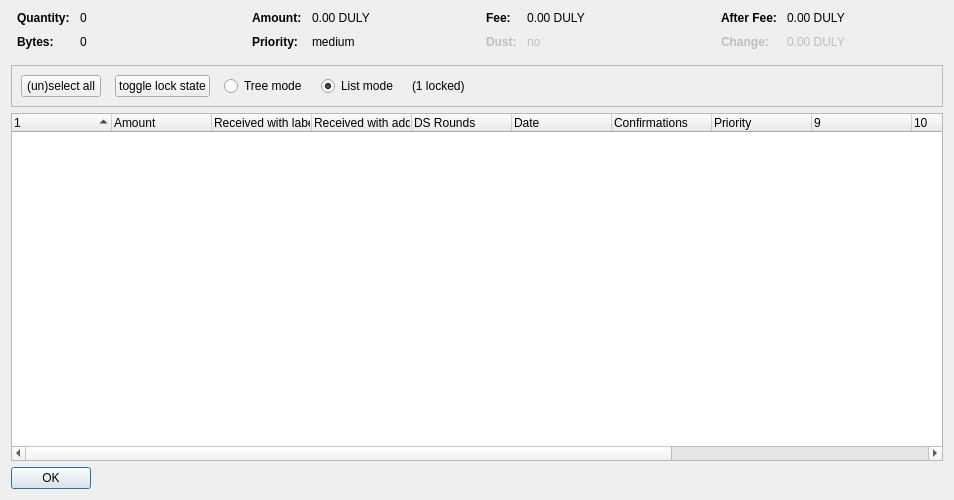
<?xml version="1.0" encoding="UTF-8"?>
<ui version="4.0">
 <class>CoinControlDialog</class>
 <widget class="QDialog" name="CoinControlDialog">
  <property name="geometry">
   <rect>
    <x>0</x>
    <y>0</y>
    <width>954</width>
    <height>500</height>
   </rect>
  </property>
  <property name="windowTitle">
   <string>Coin Selection</string>
  </property>
  <layout class="QVBoxLayout" name="verticalLayout">
   <item>
    <layout class="QHBoxLayout" name="horizontalLayoutTop" stretch="0,0,0,0">
     <property name="topMargin">
      <number>0</number>
     </property>
     <property name="bottomMargin">
      <number>10</number>
     </property>
     <item>
      <layout class="QFormLayout" name="formLayoutCoinControl1">
       <property name="horizontalSpacing">
        <number>10</number>
       </property>
       <property name="verticalSpacing">
        <number>10</number>
       </property>
       <property name="leftMargin">
        <number>6</number>
       </property>
       <property name="rightMargin">
        <number>6</number>
       </property>
       <item row="0" column="0">
        <widget class="QLabel" name="labelCoinControlQuantityText">
         <property name="font">
          <font>
           <weight>75</weight>
           <bold>true</bold>
          </font>
         </property>
         <property name="text">
          <string>Quantity:</string>
         </property>
        </widget>
       </item>
       <item row="0" column="1">
        <widget class="QLabel" name="labelCoinControlQuantity">
         <property name="cursor">
          <cursorShape>IBeamCursor</cursorShape>
         </property>
         <property name="contextMenuPolicy">
          <enum>Qt::ActionsContextMenu</enum>
         </property>
         <property name="text">
          <string notr="true">0</string>
         </property>
         <property name="textInteractionFlags">
          <set>Qt::LinksAccessibleByMouse|Qt::TextSelectableByKeyboard|Qt::TextSelectableByMouse</set>
         </property>
        </widget>
       </item>
       <item row="1" column="0">
        <widget class="QLabel" name="labelCoinControlBytesText">
         <property name="font">
          <font>
           <weight>75</weight>
           <bold>true</bold>
          </font>
         </property>
         <property name="text">
          <string>Bytes:</string>
         </property>
        </widget>
       </item>
       <item row="1" column="1">
        <widget class="QLabel" name="labelCoinControlBytes">
         <property name="cursor">
          <cursorShape>IBeamCursor</cursorShape>
         </property>
         <property name="contextMenuPolicy">
          <enum>Qt::ActionsContextMenu</enum>
         </property>
         <property name="text">
          <string notr="true">0</string>
         </property>
         <property name="textInteractionFlags">
          <set>Qt::LinksAccessibleByMouse|Qt::TextSelectableByKeyboard|Qt::TextSelectableByMouse</set>
         </property>
        </widget>
       </item>
      </layout>
     </item>
     <item>
      <layout class="QFormLayout" name="formLayoutCoinControl2">
       <property name="horizontalSpacing">
        <number>10</number>
       </property>
       <property name="verticalSpacing">
        <number>10</number>
       </property>
       <property name="leftMargin">
        <number>6</number>
       </property>
       <property name="rightMargin">
        <number>6</number>
       </property>
       <item row="0" column="0">
        <widget class="QLabel" name="labelCoinControlAmountText">
         <property name="font">
          <font>
           <weight>75</weight>
           <bold>true</bold>
          </font>
         </property>
         <property name="text">
          <string>Amount:</string>
         </property>
        </widget>
       </item>
       <item row="0" column="1">
        <widget class="QLabel" name="labelCoinControlAmount">
         <property name="cursor">
          <cursorShape>IBeamCursor</cursorShape>
         </property>
         <property name="contextMenuPolicy">
          <enum>Qt::ActionsContextMenu</enum>
         </property>
         <property name="text">
          <string notr="true">0.00 DULY</string>
         </property>
         <property name="textInteractionFlags">
          <set>Qt::LinksAccessibleByMouse|Qt::TextSelectableByKeyboard|Qt::TextSelectableByMouse</set>
         </property>
        </widget>
       </item>
       <item row="1" column="0">
        <widget class="QLabel" name="labelCoinControlPriorityText">
         <property name="font">
          <font>
           <weight>75</weight>
           <bold>true</bold>
          </font>
         </property>
         <property name="text">
          <string>Priority:</string>
         </property>
        </widget>
       </item>
       <item row="1" column="1">
        <widget class="QLabel" name="labelCoinControlPriority">
         <property name="cursor">
          <cursorShape>IBeamCursor</cursorShape>
         </property>
         <property name="contextMenuPolicy">
          <enum>Qt::ActionsContextMenu</enum>
         </property>
         <property name="text">
          <string>medium</string>
         </property>
         <property name="textInteractionFlags">
          <set>Qt::LinksAccessibleByMouse|Qt::TextSelectableByKeyboard|Qt::TextSelectableByMouse</set>
         </property>
        </widget>
       </item>
      </layout>
     </item>
     <item>
      <layout class="QFormLayout" name="formLayoutCoinControl3">
       <property name="horizontalSpacing">
        <number>10</number>
       </property>
       <property name="verticalSpacing">
        <number>10</number>
       </property>
       <property name="leftMargin">
        <number>6</number>
       </property>
       <property name="rightMargin">
        <number>6</number>
       </property>
       <item row="0" column="0">
        <widget class="QLabel" name="labelCoinControlFeeText">
         <property name="font">
          <font>
           <weight>75</weight>
           <bold>true</bold>
          </font>
         </property>
         <property name="text">
          <string>Fee:</string>
         </property>
        </widget>
       </item>
       <item row="0" column="1">
        <widget class="QLabel" name="labelCoinControlFee">
         <property name="cursor">
          <cursorShape>IBeamCursor</cursorShape>
         </property>
         <property name="contextMenuPolicy">
          <enum>Qt::ActionsContextMenu</enum>
         </property>
         <property name="text">
          <string notr="true">0.00 DULY</string>
         </property>
         <property name="textInteractionFlags">
          <set>Qt::LinksAccessibleByMouse|Qt::TextSelectableByKeyboard|Qt::TextSelectableByMouse</set>
         </property>
        </widget>
       </item>
       <item row="1" column="0">
        <widget class="QLabel" name="labelCoinControlLowOutputText">
         <property name="enabled">
          <bool>false</bool>
         </property>
         <property name="font">
          <font>
           <weight>75</weight>
           <bold>true</bold>
          </font>
         </property>
         <property name="text">
          <string>Dust:</string>
         </property>
        </widget>
       </item>
       <item row="1" column="1">
        <widget class="QLabel" name="labelCoinControlLowOutput">
         <property name="enabled">
          <bool>false</bool>
         </property>
         <property name="cursor">
          <cursorShape>IBeamCursor</cursorShape>
         </property>
         <property name="contextMenuPolicy">
          <enum>Qt::ActionsContextMenu</enum>
         </property>
         <property name="text">
          <string>no</string>
         </property>
         <property name="textInteractionFlags">
          <set>Qt::LinksAccessibleByMouse|Qt::TextSelectableByKeyboard|Qt::TextSelectableByMouse</set>
         </property>
        </widget>
       </item>
      </layout>
     </item>
     <item>
      <layout class="QFormLayout" name="formLayoutCoinControl4">
       <property name="horizontalSpacing">
        <number>10</number>
       </property>
       <property name="verticalSpacing">
        <number>10</number>
       </property>
       <property name="leftMargin">
        <number>6</number>
       </property>
       <property name="rightMargin">
        <number>6</number>
       </property>
       <item row="0" column="0">
        <widget class="QLabel" name="labelCoinControlAfterFeeText">
         <property name="font">
          <font>
           <weight>75</weight>
           <bold>true</bold>
          </font>
         </property>
         <property name="text">
          <string>After Fee:</string>
         </property>
        </widget>
       </item>
       <item row="0" column="1">
        <widget class="QLabel" name="labelCoinControlAfterFee">
         <property name="cursor">
          <cursorShape>IBeamCursor</cursorShape>
         </property>
         <property name="contextMenuPolicy">
          <enum>Qt::ActionsContextMenu</enum>
         </property>
         <property name="text">
          <string notr="true">0.00 DULY</string>
         </property>
         <property name="textInteractionFlags">
          <set>Qt::LinksAccessibleByMouse|Qt::TextSelectableByKeyboard|Qt::TextSelectableByMouse</set>
         </property>
        </widget>
       </item>
       <item row="1" column="0">
        <widget class="QLabel" name="labelCoinControlChangeText">
         <property name="enabled">
          <bool>false</bool>
         </property>
         <property name="font">
          <font>
           <weight>75</weight>
           <bold>true</bold>
          </font>
         </property>
         <property name="text">
          <string>Change:</string>
         </property>
        </widget>
       </item>
       <item row="1" column="1">
        <widget class="QLabel" name="labelCoinControlChange">
         <property name="enabled">
          <bool>false</bool>
         </property>
         <property name="cursor">
          <cursorShape>IBeamCursor</cursorShape>
         </property>
         <property name="contextMenuPolicy">
          <enum>Qt::ActionsContextMenu</enum>
         </property>
         <property name="text">
          <string notr="true">0.00 DULY</string>
         </property>
         <property name="textInteractionFlags">
          <set>Qt::LinksAccessibleByMouse|Qt::TextSelectableByKeyboard|Qt::TextSelectableByMouse</set>
         </property>
        </widget>
       </item>
      </layout>
     </item>
    </layout>
   </item>
   <item>
    <widget class="QFrame" name="frame">
     <property name="minimumSize">
      <size>
       <width>0</width>
       <height>40</height>
      </size>
     </property>
     <property name="frameShape">
      <enum>QFrame::StyledPanel</enum>
     </property>
     <property name="frameShadow">
      <enum>QFrame::Sunken</enum>
     </property>
     <layout class="QHBoxLayout" name="horizontalLayout">
      <item>
       <layout class="QHBoxLayout" name="horizontalLayoutPanel" stretch="0,0,0,0,0,0">
        <property name="spacing">
         <number>14</number>
        </property>
        <item>
         <widget class="QPushButton" name="pushButtonSelectAll">
          <property name="sizePolicy">
           <sizepolicy hsizetype="Maximum" vsizetype="Fixed">
            <horstretch>0</horstretch>
            <verstretch>0</verstretch>
           </sizepolicy>
          </property>
          <property name="text">
           <string>(un)select all</string>
          </property>
          <property name="autoDefault">
           <bool>false</bool>
          </property>
         </widget>
        </item>
        <item>
         <widget class="QPushButton" name="pushButtonToggleLock">
          <property name="sizePolicy">
           <sizepolicy hsizetype="Maximum" vsizetype="Fixed">
            <horstretch>0</horstretch>
            <verstretch>0</verstretch>
           </sizepolicy>
          </property>
          <property name="text">
           <string>toggle lock state</string>
          </property>
          <property name="autoDefault">
           <bool>false</bool>
          </property>
         </widget>
        </item>
        <item>
         <widget class="QRadioButton" name="radioTreeMode">
          <property name="sizePolicy">
           <sizepolicy hsizetype="Maximum" vsizetype="Fixed">
            <horstretch>0</horstretch>
            <verstretch>0</verstretch>
           </sizepolicy>
          </property>
          <property name="text">
           <string>Tree mode</string>
          </property>
         </widget>
        </item>
        <item>
         <widget class="QRadioButton" name="radioListMode">
          <property name="sizePolicy">
           <sizepolicy hsizetype="Maximum" vsizetype="Fixed">
            <horstretch>0</horstretch>
            <verstretch>0</verstretch>
           </sizepolicy>
          </property>
          <property name="text">
           <string>List mode</string>
          </property>
          <property name="checked">
           <bool>true</bool>
          </property>
         </widget>
        </item>
        <item>
         <widget class="QLabel" name="labelLocked">
          <property name="text">
           <string>(1 locked)</string>
          </property>
         </widget>
        </item>
        <item>
         <spacer name="horizontalSpacer">
          <property name="orientation">
           <enum>Qt::Horizontal</enum>
          </property>
          <property name="sizeHint" stdset="0">
           <size>
            <width>40</width>
            <height>20</height>
           </size>
          </property>
         </spacer>
        </item>
       </layout>
      </item>
     </layout>
    </widget>
   </item>
   <item>
    <widget class="CoinControlTreeWidget" name="treeWidget">
     <property name="contextMenuPolicy">
      <enum>Qt::CustomContextMenu</enum>
     </property>
     <property name="sortingEnabled">
      <bool>false</bool>
     </property>
     <property name="columnCount">
      <number>13</number>
     </property>
     <attribute name="headerShowSortIndicator" stdset="0">
      <bool>true</bool>
     </attribute>
     <attribute name="headerStretchLastSection">
      <bool>false</bool>
     </attribute>
     <column>
      <property name="text">
       <string/>
      </property>
     </column>
     <column>
      <property name="text">
       <string>Amount</string>
      </property>
     </column>
     <column>
      <property name="text">
       <string>Received with label</string>
      </property>
     </column>
     <column>
      <property name="text">
       <string>Received with address</string>
      </property>
     </column>
     <column>
      <property name="text">
       <string>DS Rounds</string>
      </property>
     </column>
     <column>
      <property name="text">
       <string>Date</string>
      </property>
     </column>
     <column>
      <property name="text">
       <string>Confirmations</string>
      </property>
      <property name="toolTip">
       <string>Confirmed</string>
      </property>
     </column>
     <column>
      <property name="text">
       <string>Priority</string>
      </property>
     </column>
     <column>
      <property name="text">
       <string/>
      </property>
     </column>
     <column>
      <property name="text">
       <string/>
      </property>
     </column>
     <column>
      <property name="text">
       <string/>
      </property>
     </column>
     <column>
      <property name="text">
       <string/>
      </property>
     </column>
     <column>
      <property name="text">
       <string/>
      </property>
     </column>
    </widget>
   </item>
   <item>
    <widget class="QDialogButtonBox" name="buttonBox">
     <property name="sizePolicy">
      <sizepolicy hsizetype="Maximum" vsizetype="Fixed">
       <horstretch>0</horstretch>
       <verstretch>0</verstretch>
      </sizepolicy>
     </property>
     <property name="orientation">
      <enum>Qt::Horizontal</enum>
     </property>
     <property name="standardButtons">
      <set>QDialogButtonBox::Ok</set>
     </property>
    </widget>
   </item>
  </layout>
 </widget>
 <customwidgets>
  <customwidget>
   <class>CoinControlTreeWidget</class>
   <extends>QTreeWidget</extends>
   <header>coincontroltreewidget.h</header>
  </customwidget>
 </customwidgets>
 <resources/>
 <connections/>
</ui>
